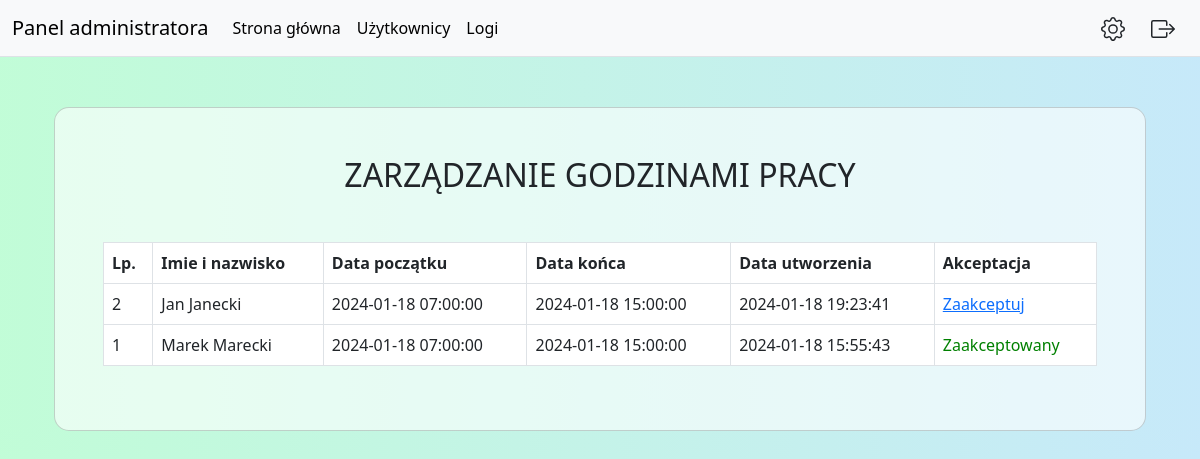
/manageworkhours.php (signed in), run on the app's committed database.
### tables this page shows
CREATE TABLE `workhours` (
  `id` int(11) NOT NULL,
  `user_id` int(11) NOT NULL,
  `created_at` timestamp NOT NULL DEFAULT current_timestamp(),
  `start_time` datetime NOT NULL,
  `end_time` datetime NOT NULL,
  `is_accepted` int(11) DEFAULT NULL
);

### manageworkhours.php (the view, shortened to what this page needs)
<?php
    require_once('./scripts/connect.php');
?>
<!DOCTYPE html>
<html lang="en">
<head>
    <link rel="stylesheet" href="./style/css/bootstrap.css">
    <link rel="stylesheet" href="./style/css/style.css">
</head>
<body>
<?php
        require_once('./view/view_admin/navbar.php');
?>
<div class="container">
    <div class="mask d-flex align-items-center h-100">
        <div class="container h-100">
            <div class="row d-flex justify-content-center align-items-center h-100">
                <div class="col-12 col-md-9 col-lg-7 col-xl-6" style="padding-top: 50px; width: 100%;">
                    <div class="card" style="border-radius: 15px;">
                        <div class="card-body p-5">
                            <h2 class="text-uppercase text-center mb-5">Zarządzanie godzinami pracy</h2>
                            <?php
                            $fetchworkhours=$con->prepare('SELECT workhours.id as workhoursid, workhours.start_time, workhours.end_time, workhours.created_at, user.id as user_id, concat(user.name," ",user.surname) as username, workhours.is_accepted FROM workhours JOIN user on workhours.user_id=user.id order by workhours.id asc');
                            $fetchworkhours->execute();
                            $workhours=$fetchworkhours->fetchAll(PDO::FETCH_ASSOC);
                            $rowCount=$fetchworkhours->rowCount();
                            echo '<table class="table table-bordered">';
                            echo '<tr> <th>Lp.</th> <th>Imie i nazwisko</th> <th>Data początku</th> <th>Data końca</th> <th>Data utworzenia</th> <th>Akceptacja</th></tr>';
                            for($i=($rowCount-1); $i>=0; $i--){
                                $lp=$i+1;
                                echo '<tr>';
                                echo '<td>'.$lp.'</td>';
                                echo '<td>'.$workhours[$i]['username'].'</td>';
                                echo '<td>'.$workhours[$i]['start_time'].'</td>';
                                echo '<td>'.$workhours[$i]['end_time'].'</td>';
                                echo '<td>'.$workhours[$i]['created_at'].'</td>';
                                if($workhours[$i]['is_accepted']==1){
                                    echo '<td><a style="color:green;">Zaakceptowany</a></td>';
                                }else{
                                    echo '<td><a href="./scripts/workhoursaccept.php?workhours_id='.$workhours[$i]['workhoursid'].'">Zaakceptuj</a></td>';
                                }
                                echo '</tr>';
                            }
                            echo '</table>';
                            ?>
                        </div>
                    </div>
                </div>
            </div>
        </div>
    </div>
</div>
</body>
</html>

### style/css/style.css (style rules this page uses)
body { background: #84fab0; background: -webkit-linear-gradient(to right, rgba(132, 250, 176, 0.5), rgba(143, 211, 244, 0.5)); background: linear-gradient(to right, rgba(132, 250, 176, 0.5), rgba(143, 211, 244, 0.5)); }
.card { --bs-card-bg: rgba(255, 255, 255, 0.6); }
.table { --bs-table-bg: rgba(255, 255, 255, 1); }

### data on the page
workhours: lp "2", username "Jan Janecki", start_time "2024-01-18 07:00:00", end_time "2024-01-18 15:00:00", created_at "2024-01-18 19:23:41"
workhours: lp "1", username "Marek Marecki", start_time "2024-01-18 07:00:00", end_time "2024-01-18 15:00:00", created_at "2024-01-18 15:55:43", is_accepted "Zaakceptowany"
